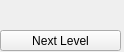
<?xml version="1.0" encoding="UTF-8"?>
<ui version="4.0">
 <class>Level</class>
 <widget class="QWidget" name="Level">
  <property name="geometry">
   <rect>
    <x>0</x>
    <y>0</y>
    <width>124</width>
    <height>52</height>
   </rect>
  </property>
  <property name="windowTitle">
   <string>Form</string>
  </property>
  <widget class="QLabel" name="level">
   <property name="geometry">
    <rect>
     <x>0</x>
     <y>0</y>
     <width>121</width>
     <height>31</height>
    </rect>
   </property>
   <property name="text">
    <string/>
   </property>
  </widget>
  <widget class="QPushButton" name="nextLevel">
   <property name="geometry">
    <rect>
     <x>0</x>
     <y>30</y>
     <width>121</width>
     <height>21</height>
    </rect>
   </property>
   <property name="text">
    <string>Next Level</string>
   </property>
  </widget>
 </widget>
 <resources/>
 <connections/>
</ui>
